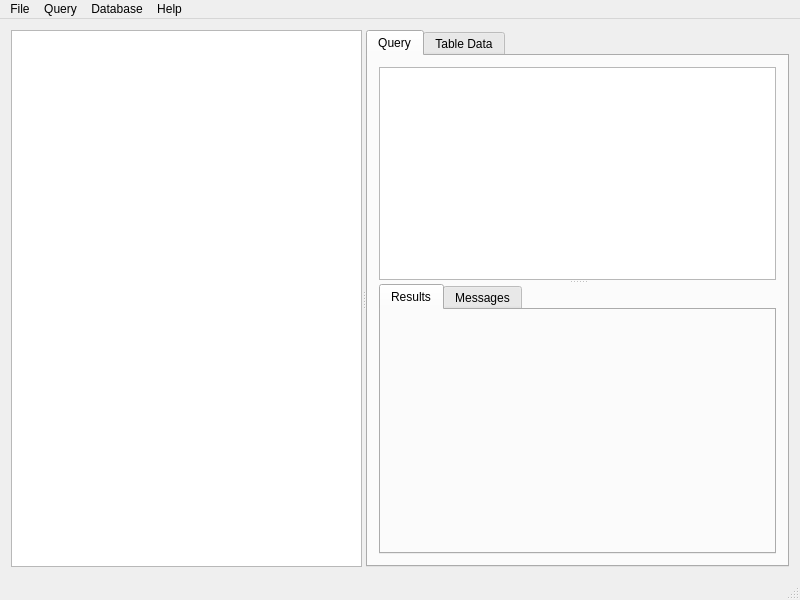
<?xml version="1.0" encoding="UTF-8"?>
<ui version="4.0">
    <class>MainWindow</class>
    <widget class="QMainWindow" name="MainWindow">
        <property name="geometry">
            <rect>
                <x>0</x>
                <y>0</y>
                <width>800</width>
                <height>600</height>
            </rect>
        </property>
        <property name="windowTitle">
            <string>SQLite Query Analyzer</string>
        </property>
        <widget class="QWidget" name="centralWidget">
            <layout class="QGridLayout" name="gridLayout">
                <item row="0" column="0">
                    <widget class="QSplitter" name="splitterMain">
                        <property name="orientation">
                            <enum>Qt::Orientation::Horizontal</enum>
                        </property>
                        <widget class="QTreeWidget" name="treeWidget">
                            <attribute name="headerVisible">
                                <bool>false</bool>
                            </attribute>
                            <column>
                                <property name="text">
                                    <string notr="true">1</string>
                                </property>
                            </column>
                        </widget>
                        <widget class="QTabWidget" name="tabWidget">
                            <property name="currentIndex">
                                <number>0</number>
                            </property>
                            <widget class="QWidget" name="queryTab">
                                <attribute name="title">
                                    <string>Query</string>
                                </attribute>
                                <layout class="QGridLayout" name="gridLayout_2">
                                    <item row="0" column="0">
                                        <widget class="QSplitter" name="splitterQueryTab">
                                            <property name="orientation">
                                                <enum>Qt::Orientation::Vertical</enum>
                                            </property>
                                            <widget class="QTextEdit" name="textEdit"/>
                                            <widget class="QTabWidget" name="queryResultTab">
                                                <property name="currentIndex">
                                                    <number>0</number>
                                                </property>
                                                <widget class="QWidget" name="queryResultsGrid">
                                                    <attribute name="title">
                                                        <string>Results</string>
                                                    </attribute>
                                                    <layout class="QGridLayout" name="gridLayout_4"/>
                                                </widget>
                                                <widget class="QWidget" name="queryResultMessagesTab">
                                                    <attribute name="title">
                                                        <string>Messages</string>
                                                    </attribute>
                                                    <layout class="QGridLayout" name="gridLayout_3">
                                                        <item row="0" column="0">
                                                            <widget class="QPlainTextEdit"
                                                                    name="queryResultMessagesTextEdit"/>
                                                        </item>
                                                    </layout>
                                                </widget>
                                            </widget>
                                        </widget>
                                    </item>
                                </layout>
                            </widget>
                            <widget class="QWidget" name="gridTab">
                                <attribute name="title">
                                    <string>Table Data</string>
                                </attribute>
                                <layout class="QGridLayout" name="gridLayout_5">
                                    <item row="0" column="0">
                                        <widget class="QTableView" name="tableView"/>
                                    </item>
                                </layout>
                            </widget>
                        </widget>
                    </widget>
                </item>
            </layout>
        </widget>
        <widget class="QMenuBar" name="menuBar">
            <property name="geometry">
                <rect>
                    <x>0</x>
                    <y>0</y>
                    <width>800</width>
                    <height>33</height>
                </rect>
            </property>
            <widget class="QMenu" name="menuFile">
                <property name="title">
                    <string>File</string>
                </property>
                <addaction name="actionNew"/>
                <addaction name="actionOpen"/>
                <addaction name="actionSave"/>
                <addaction name="separator"/>
                <addaction name="actionExit"/>
                <addaction name="separator"/>
            </widget>
            <widget class="QMenu" name="menuQuery">
                <property name="title">
                    <string>Query</string>
                </property>
                <addaction name="actionExecute_Query"/>
            </widget>
            <widget class="QMenu" name="menuDatabase">
                <property name="title">
                    <string>Database</string>
                </property>
                <addaction name="actionRefresh"/>
                <addaction name="actionShrink"/>
                <addaction name="actionScript_Schema"/>
                <addaction name="actionScript_Data"/>
                <addaction name="actionCancel"/>
            </widget>
            <widget class="QMenu" name="menuHelp">
                <property name="title">
                    <string>Help</string>
                </property>
                <addaction name="actionAbout"/>
            </widget>
            <addaction name="menuFile"/>
            <addaction name="menuQuery"/>
            <addaction name="menuDatabase"/>
            <addaction name="menuHelp"/>
        </widget>
        <widget class="QStatusBar" name="statusBar"/>
        <action name="actionExecute_Query">
            <property name="text">
                <string>Execute Query</string>
            </property>
            <property name="shortcut">
                <string>Ctrl+R</string>
            </property>
        </action>
        <action name="actionResults_as_Grid">
            <property name="text">
                <string>Results as Grid</string>
            </property>
        </action>
        <action name="actionResults_as_XML">
            <property name="text">
                <string>Results as XML</string>
            </property>
        </action>
        <action name="actionResults_as_JSON">
            <property name="text">
                <string>Results as JSON</string>
            </property>
        </action>
        <action name="actionResults_as_Text">
            <property name="text">
                <string>Results as Text</string>
            </property>
        </action>
        <action name="actionExit">
            <property name="text">
                <string>Exit</string>
            </property>
            <property name="shortcut">
                <string/>
            </property>
        </action>
        <action name="actionAbout">
            <property name="text">
                <string>About</string>
            </property>
            <property name="shortcut">
                <string>F1</string>
            </property>
        </action>
        <action name="actionOpen">
            <property name="text">
                <string>Open</string>
            </property>
            <property name="shortcut">
                <string>Ctrl+O</string>
            </property>
        </action>
        <action name="actionNew">
            <property name="text">
                <string>New</string>
            </property>
            <property name="shortcut">
                <string>Ctrl+N</string>
            </property>
        </action>
        <action name="actionShrink">
            <property name="text">
                <string>Shrink</string>
            </property>
        </action>
        <action name="actionRefresh">
            <property name="text">
                <string>Refresh</string>
            </property>
            <property name="shortcut">
                <string>F5</string>
            </property>
        </action>
        <action name="actionScript_Schema">
            <property name="text">
                <string>Script Schema</string>
            </property>
        </action>
        <action name="actionSave">
            <property name="text">
                <string>Save</string>
            </property>
            <property name="shortcut">
                <string>Ctrl+S</string>
            </property>
        </action>
        <action name="actionScript_Data">
            <property name="text">
                <string>Script Data</string>
            </property>
        </action>
        <action name="actionCancel">
            <property name="text">
                <string>Cancel</string>
            </property>
            <property name="visible">
                <bool>false</bool>
            </property>
        </action>
    </widget>
    <layoutdefault spacing="6" margin="11"/>
    <resources/>
    <connections/>
</ui>
